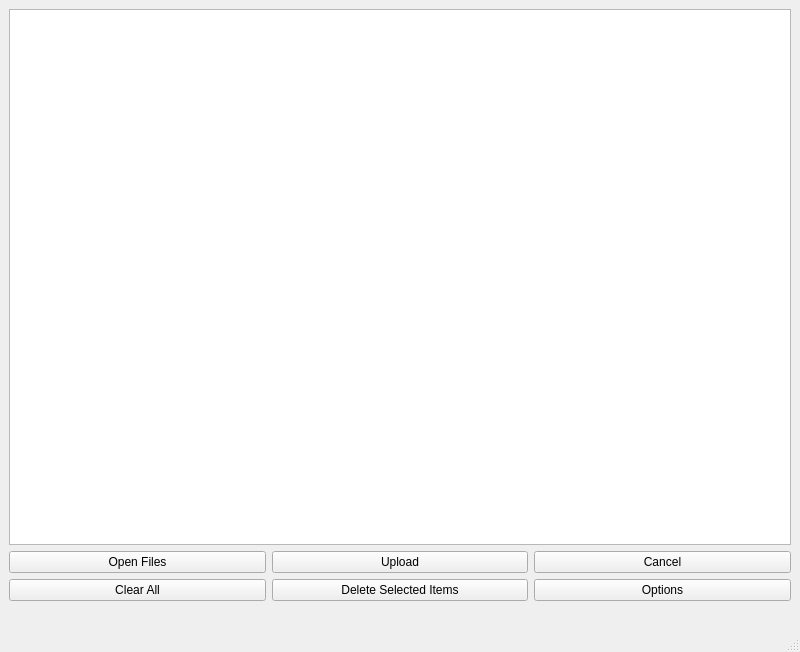
<?xml version="1.0" encoding="UTF-8"?>
<ui version="4.0">
 <class>MainWindow</class>
 <widget class="QMainWindow" name="MainWindow">
  <property name="geometry">
   <rect>
    <x>0</x>
    <y>0</y>
    <width>800</width>
    <height>652</height>
   </rect>
  </property>
  <property name="windowTitle">
   <string>S3 File Upload Utility</string>
  </property>
  <widget class="QWidget" name="centralwidget">
   <layout class="QGridLayout" name="gridLayout">
    <item row="1" column="0">
     <widget class="QPushButton" name="pushButton_2">
      <property name="text">
       <string>Open Files</string>
      </property>
     </widget>
    </item>
    <item row="1" column="2">
     <widget class="QPushButton" name="pushButton_3">
      <property name="text">
       <string>Cancel</string>
      </property>
     </widget>
    </item>
    <item row="0" column="0" colspan="3">
     <widget class="QListWidget" name="listWidget"/>
    </item>
    <item row="1" column="1">
     <widget class="QPushButton" name="pushButton">
      <property name="text">
       <string>Upload</string>
      </property>
     </widget>
    </item>
    <item row="2" column="0">
     <widget class="QPushButton" name="Clear_All">
      <property name="text">
       <string>Clear All</string>
      </property>
     </widget>
    </item>
    <item row="2" column="1">
     <widget class="QPushButton" name="Delete_Selected">
      <property name="text">
       <string>Delete Selected Items</string>
      </property>
     </widget>
    </item>
    <item row="2" column="2">
     <widget class="QPushButton" name="OptionsButton">
      <property name="text">
       <string>Options</string>
      </property>
     </widget>
    </item>
    <item row="3" column="0" colspan="3">
     <widget class="QLabel" name="StatusLabel">
      <property name="text">
       <string/>
      </property>
     </widget>
    </item>
   </layout>
  </widget>
  <widget class="QMenuBar" name="menubar">
   <property name="geometry">
    <rect>
     <x>0</x>
     <y>0</y>
     <width>800</width>
     <height>22</height>
    </rect>
   </property>
  </widget>
  <widget class="QStatusBar" name="statusbar"/>
 </widget>
 <resources/>
 <connections/>
</ui>
